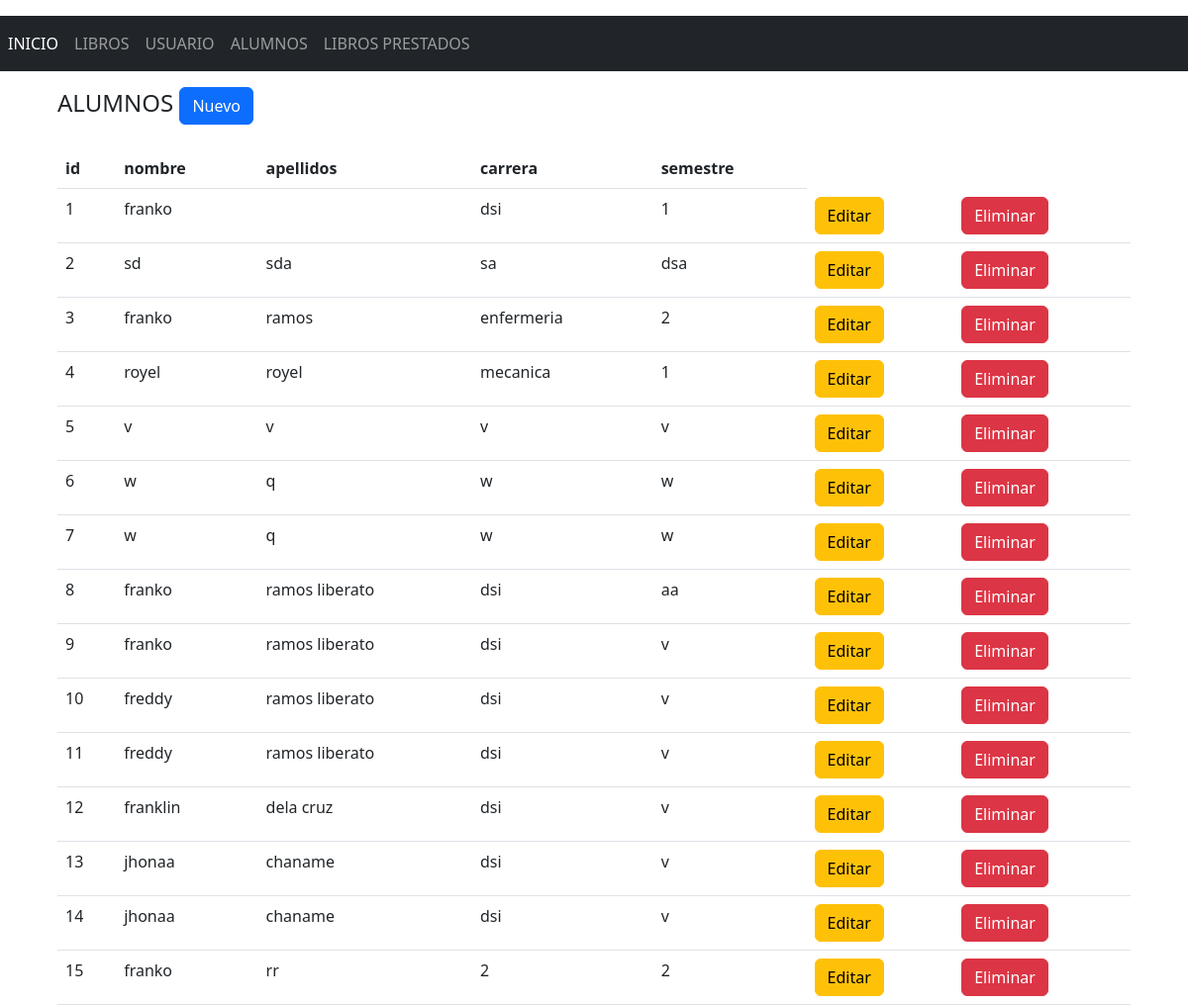
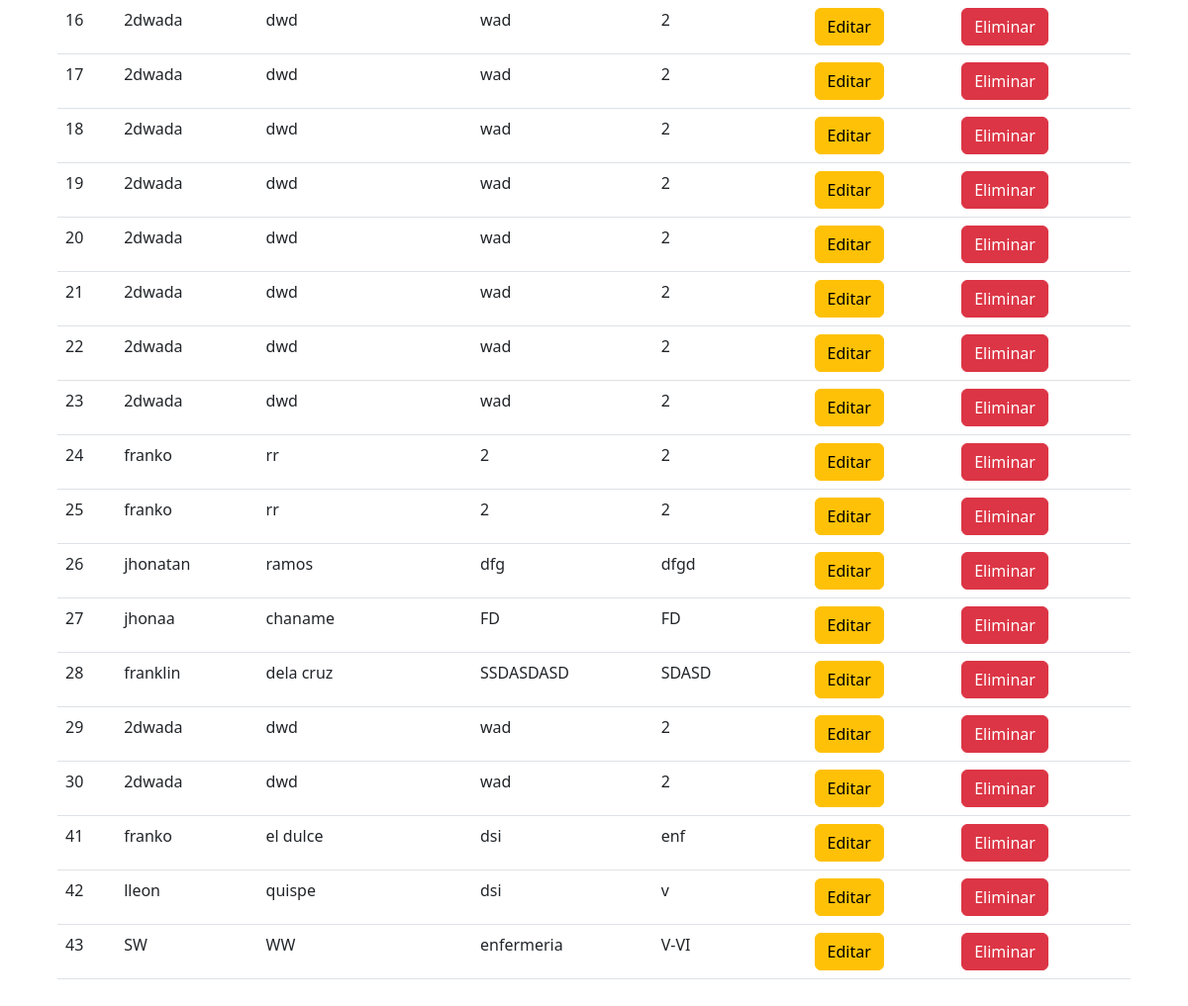
The app's page /alumnos/index.php with its own data (2 pictures, top to bottom).
### tables this page shows
CREATE TABLE `alumnos` (
  `id` int(11) NOT NULL,
  `nombre` varchar(255) NOT NULL,
  `apellidos` varchar(255) NOT NULL,
  `carrera` varchar(255) NOT NULL,
  `semestre` varchar(255) NOT NULL
);

### alumnos/index.php (the view, shortened to what this page needs)
<?php
$db = new Database();
$con = $db->conectar();
$comando = $con->prepare("SELECT * FROM `alumnos`");
$comando->execute();
$resultado = $comando->fetchAll(PDO::FETCH_ASSOC);
?>
<!DOCTYPE html>
<html lang="en">
<head>
    <link href="https://cdn.jsdelivr.net/npm/bootstrap@5.3.0/dist/css/bootstrap.min.css" rel="stylesheet">
<body class="py-3">
<header>
    <nav class="navbar navbar-expand navbar-dark bg-dark">
        <ul class="nav navbar-nav">
            <li class="nav-item">
                <a class="nav-link active" href="../index.php" aria-current="page">INICIO</span></a>
            </li>
            <li class="nav-item">
                <a class="nav-link" href="../libros/">LIBROS</a>
            </li>
            <li class="nav-item">
                <a class="nav-link" href="../usuarios/">USUARIO</a>
            </li>
            <li class="nav-item">
                <a class="nav-link" href="#">ALUMNOS</a>
            </li>
            <li class="nav-item">
                <a class="nav-link" href="../prestamos/">LIBROS PRESTADOS</a>
            </li>
        </ul>
    </nav>
  </header>
    <main class="container contenedor">
        <div class="p-3 rounded">
            <div class="row">
                <div class="col-12">
                    <h4>ALUMNOS
                        <a href="nuevo_alumno.php" class="btn btn-primary float-right">Nuevo</a>
                    </h4>
                </div>
            </div>
            <div class="row py-3">
                <div class="col">
                    <table class="table table-border">
                        <thead>
                            <tr>
                                <th>id</th>
                                <th>nombre</th>
                                <th>apellidos</th>
                                <th>carrera</th>
                                <th>semestre</th>
                            </tr>
                        </thead>
                        <tbody>
                            <?php
                            foreach ($resultado as $libro) {
                            ?>
                                <tr>
                                    <td><?php echo $libro['id']; ?></td>
                                    <td><?php echo $libro['nombre']; ?></td>
                                    <td><?php echo $libro['apellidos']; ?></td>
                                    <td><?php echo $libro['carrera']; ?></td>
                                    <td><?php echo $libro['semestre']; ?></td>
                                    <td><a href="editar_alumno.php?id=<?php echo $libro['id']; ?>" class="btn btn-warning">Editar</a></td>
                                    <td><a href="eliminar_alumno.php?id=<?php echo $libro['id']; ?>" class="btn btn-danger">Eliminar</a></td>
                                </tr>
                            <?php } ?>
                        </tbody>
                    </table>
                </div>
            </div>
        </div>
    </main>
</body>
</html>

### records on screen
alumnos: id "1", nombre "franko", carrera "dsi", semestre "1"
alumnos: id "2", nombre "sd", apellidos "sda", carrera "sa", semestre "dsa"
alumnos: id "3", nombre "franko", apellidos "ramos", carrera "enfermeria", semestre "2"
alumnos: id "4", nombre "royel", apellidos "royel", carrera "mecanica", semestre "1"
alumnos: id "5", nombre "v", apellidos "v", carrera "v", semestre "v"
alumnos: id "6", nombre "w", apellidos "q", carrera "w", semestre "w"
alumnos: id "7", nombre "w", apellidos "q", carrera "w", semestre "w"
alumnos: id "8", nombre "franko", apellidos "ramos liberato", carrera "dsi", semestre "aa"
alumnos: id "9", nombre "franko", apellidos "ramos liberato", carrera "dsi", semestre "v"
alumnos: id "10", nombre "freddy", apellidos "ramos liberato", carrera "dsi", semestre "v"
alumnos: id "11", nombre "freddy", apellidos "ramos liberato", carrera "dsi", semestre "v"
alumnos: id "12", nombre "franklin", apellidos "dela cruz", carrera "dsi", semestre "v"
alumnos: id "13", nombre "jhonaa", apellidos "chaname", carrera "dsi", semestre "v"
alumnos: id "14", nombre "jhonaa", apellidos "chaname", carrera "dsi", semestre "v"
alumnos: id "15", nombre "franko", apellidos "rr", carrera "2", semestre "2"
alumnos: id "16", nombre "2dwada", apellidos "dwd", carrera "wad", semestre "2"
alumnos: id "17", nombre "2dwada", apellidos "dwd", carrera "wad", semestre "2"
alumnos: id "18", nombre "2dwada", apellidos "dwd", carrera "wad", semestre "2"
alumnos: id "19", nombre "2dwada", apellidos "dwd", carrera "wad", semestre "2"
alumnos: id "20", nombre "2dwada", apellidos "dwd", carrera "wad", semestre "2"
alumnos: id "21", nombre "2dwada", apellidos "dwd", carrera "wad", semestre "2"
alumnos: id "22", nombre "2dwada", apellidos "dwd", carrera "wad", semestre "2"
alumnos: id "23", nombre "2dwada", apellidos "dwd", carrera "wad", semestre "2"
alumnos: id "24", nombre "franko", apellidos "rr", carrera "2", semestre "2"
alumnos: id "25", nombre "franko", apellidos "rr", carrera "2", semestre "2"
alumnos: id "26", nombre "jhonatan", apellidos "ramos", carrera "dfg", semestre "dfgd"
alumnos: id "27", nombre "jhonaa", apellidos "chaname", carrera "FD", semestre "FD"
alumnos: id "28", nombre "franklin", apellidos "dela cruz", carrera "SSDASDASD", semestre "SDASD"
alumnos: id "29", nombre "2dwada", apellidos "dwd", carrera "wad", semestre "2"
alumnos: id "30", nombre "2dwada", apellidos "dwd", carrera "wad", semestre "2"
alumnos: id "41", nombre "franko", apellidos "el dulce", carrera "dsi", semestre "enf"
alumnos: id "42", nombre "lleon", apellidos "quispe", carrera "dsi", semestre "v"
alumnos: id "43", nombre "SW", apellidos "WW", carrera "enfermeria", semestre "V-VI"
